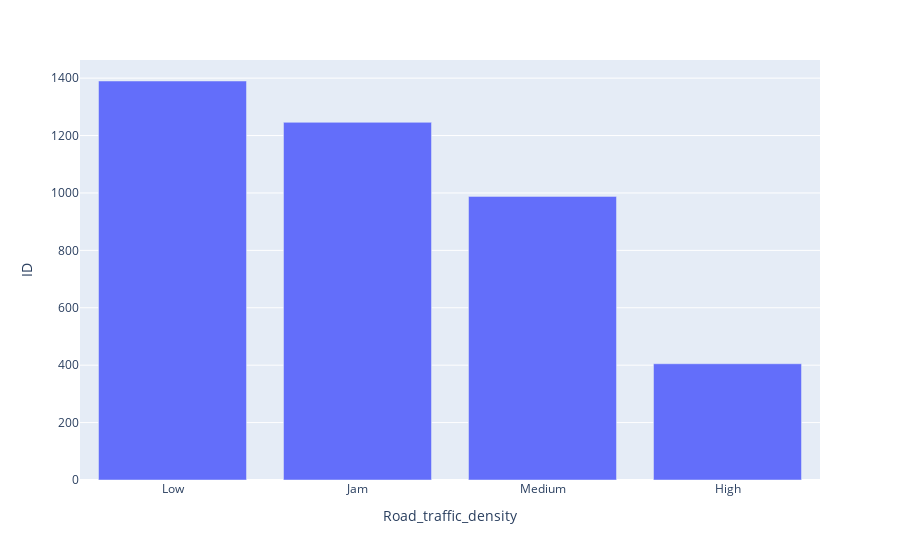

Notebook cell for this chart:
### Markdown cell above
#### 3. Distribuição dos pedidos por tipo de tráfego.

### Code cell
cols = ['ID', 'Road_traffic_density']

task3 =df1.loc[:,cols].groupby(['Road_traffic_density']).count().sort_values('ID', ascending=False).reset_index()

# Grafico Seaborn
sns.catplot(x='Road_traffic_density', y='ID',data=task3, aspect=3,height=7, kind='bar')

#Grafico Plotly 
px.bar(task3,x='Road_traffic_density', y='ID')

### Figure 1 — Plotly figure (JSON) as saved in the notebook; plotly's stock layout.template omitted (floating-point values rounded to 4 significant figures)
{"data": [{"alignmentgroup": "True", "hovertemplate": "Road_traffic_density=%{x}<br>ID=%{y}<extra></extra>", "legendgroup": "", "marker": {"color": "#636efa", "pattern": {"shape": ""}}, "name": "", "offsetgroup": "", "orientation": "v", "showlegend": false, "textposition": "auto", "type": "bar", "x": ["Low", "Jam", "Medium", "High"], "xaxis": "x", "y": [1390, 1246, 988, 405], "yaxis": "y"}], "layout": {"barmode": "relative", "legend": {"tracegroupgap": 0}, "margin": {"t": 60}, "xaxis": {"anchor": "y", "domain": [0, 1], "title": {"text": "Road_traffic_density"}}, "yaxis": {"anchor": "x", "domain": [0, 1], "title": {"text": "ID"}}}}
